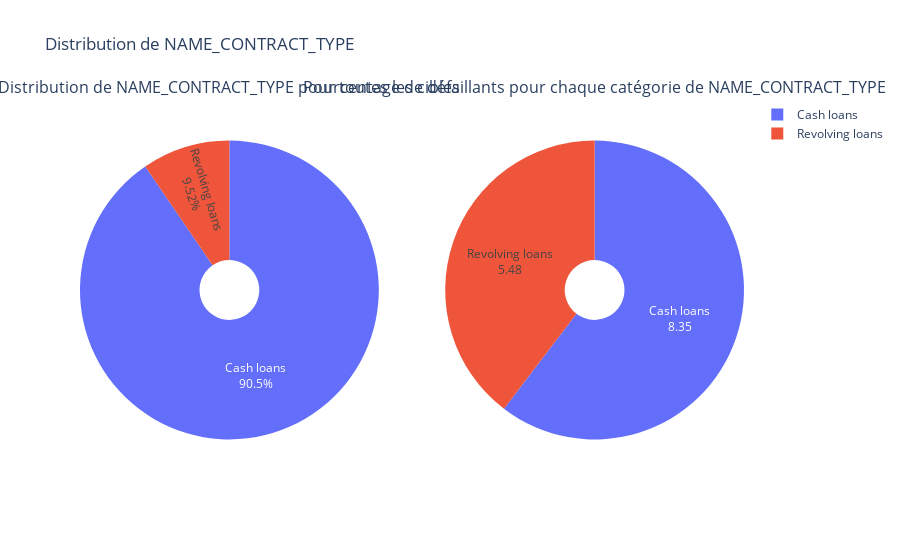

Write notebook code for a chart like this one.
### Code cell
# Tracer le diagramme en secteur pour cette colonne
plot_categorical_variables_pie(application_train, 'NAME_CONTRACT_TYPE', hole = 0.2)

### Figure 1 — Plotly figure (JSON) as saved in the notebook; plotly's stock layout.template omitted (floating-point values rounded to 4 significant figures)
{"data": [{"domain": {"x": [0, 0.45], "y": [0, 1]}, "hole": 0.2, "labels": ["Cash loans", "Revolving loans"], "textinfo": "label+percent", "textposition": "inside", "type": "pie", "values": [278232, 29279]}, {"domain": {"x": [0.55, 1], "y": [0, 1]}, "hole": 0.2, "hoverinfo": "label+value", "labels": ["Cash loans", "Revolving loans"], "textinfo": "label+value", "type": "pie", "values": [8.35, 5.48]}], "layout": {"annotations": [{"font": {"size": 16}, "showarrow": false, "text": "Distribution de NAME_CONTRACT_TYPE pour toutes les cibles", "x": 0.225, "xanchor": "center", "xref": "paper", "y": 1, "yanchor": "bottom", "yref": "paper"}, {"font": {"size": 16}, "showarrow": false, "text": "Pourcentage de défaillants pour chaque catégorie de NAME_CONTRACT_TYPE", "x": 0.775, "xanchor": "center", "xref": "paper", "y": 1, "yanchor": "bottom", "yref": "paper"}], "title": {"text": "Distribution de NAME_CONTRACT_TYPE"}}}
